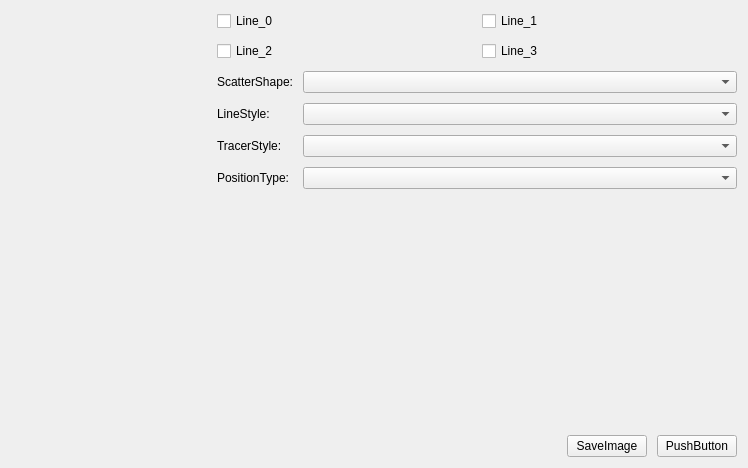
<?xml version="1.0" encoding="UTF-8"?>
<ui version="4.0">
 <class>CatLineChart</class>
 <widget class="QWidget" name="CatLineChart">
  <property name="geometry">
   <rect>
    <x>0</x>
    <y>0</y>
    <width>748</width>
    <height>468</height>
   </rect>
  </property>
  <property name="windowTitle">
   <string>Form</string>
  </property>
  <layout class="QHBoxLayout" name="RootLayout">
   <item>
    <widget class="QCatGrayQcustomplotCustomChart" name="ChartWidget" native="true">
     <property name="minimumSize">
      <size>
       <width>200</width>
       <height>0</height>
      </size>
     </property>
    </widget>
   </item>
   <item>
    <widget class="QWidget" name="FunctionWidget" native="true">
     <property name="minimumSize">
      <size>
       <width>0</width>
       <height>0</height>
      </size>
     </property>
     <layout class="QVBoxLayout" name="verticalLayout">
      <property name="spacing">
       <number>10</number>
      </property>
      <property name="leftMargin">
       <number>0</number>
      </property>
      <property name="topMargin">
       <number>0</number>
      </property>
      <property name="rightMargin">
       <number>0</number>
      </property>
      <property name="bottomMargin">
       <number>0</number>
      </property>
      <item>
       <layout class="QGridLayout" name="gridLayout">
        <property name="topMargin">
         <number>0</number>
        </property>
        <item row="0" column="0">
         <widget class="QCheckBox" name="Line_0">
          <property name="text">
           <string>Line_0</string>
          </property>
         </widget>
        </item>
        <item row="1" column="0">
         <widget class="QCheckBox" name="Line_2">
          <property name="text">
           <string>Line_2</string>
          </property>
         </widget>
        </item>
        <item row="0" column="1">
         <widget class="QCheckBox" name="Line_1">
          <property name="text">
           <string>Line_1</string>
          </property>
         </widget>
        </item>
        <item row="1" column="1">
         <widget class="QCheckBox" name="Line_3">
          <property name="text">
           <string>Line_3</string>
          </property>
         </widget>
        </item>
       </layout>
      </item>
      <item>
       <layout class="QFormLayout" name="formLayout">
        <property name="horizontalSpacing">
         <number>10</number>
        </property>
        <property name="verticalSpacing">
         <number>10</number>
        </property>
        <item row="1" column="1">
         <widget class="QComboBox" name="ScatterShapeBox"/>
        </item>
        <item row="1" column="0">
         <widget class="QLabel" name="ScatterShapeLabel">
          <property name="text">
           <string>ScatterShape:</string>
          </property>
         </widget>
        </item>
        <item row="2" column="0">
         <widget class="QLabel" name="LineStyleLabel">
          <property name="text">
           <string>LineStyle:</string>
          </property>
         </widget>
        </item>
        <item row="2" column="1">
         <widget class="QComboBox" name="LineStyleBox"/>
        </item>
        <item row="3" column="0">
         <widget class="QLabel" name="TracerStyleLabel">
          <property name="text">
           <string>TracerStyle:</string>
          </property>
         </widget>
        </item>
        <item row="3" column="1">
         <widget class="QComboBox" name="TracerStyleBox"/>
        </item>
        <item row="4" column="0">
         <widget class="QLabel" name="PositionTypeLabel">
          <property name="text">
           <string>PositionType:</string>
          </property>
         </widget>
        </item>
        <item row="4" column="1">
         <widget class="QComboBox" name="PositionTypeBox"/>
        </item>
       </layout>
      </item>
      <item>
       <spacer name="verticalSpacer">
        <property name="orientation">
         <enum>Qt::Vertical</enum>
        </property>
        <property name="sizeHint" stdset="0">
         <size>
          <width>20</width>
          <height>363</height>
         </size>
        </property>
       </spacer>
      </item>
      <item>
       <layout class="QHBoxLayout" name="horizontalLayout">
        <item>
         <spacer name="horizontalSpacer">
          <property name="orientation">
           <enum>Qt::Horizontal</enum>
          </property>
          <property name="sizeHint" stdset="0">
           <size>
            <width>40</width>
            <height>20</height>
           </size>
          </property>
         </spacer>
        </item>
        <item>
         <widget class="QPushButton" name="SaveButton">
          <property name="text">
           <string>SaveImage</string>
          </property>
         </widget>
        </item>
        <item>
         <widget class="QPushButton" name="StartButton">
          <property name="text">
           <string>PushButton</string>
          </property>
         </widget>
        </item>
       </layout>
      </item>
     </layout>
    </widget>
   </item>
  </layout>
 </widget>
 <customwidgets>
  <customwidget>
   <class>QCatGrayQcustomplotCustomChart</class>
   <extends>QWidget</extends>
   <header>QCatGrayQcustomplotCustomChart.h</header>
   <container>1</container>
  </customwidget>
 </customwidgets>
 <resources/>
 <connections/>
</ui>
